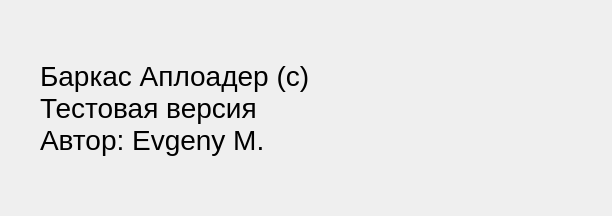
<?xml version="1.0" encoding="UTF-8"?>
<ui version="4.0">
 <class>Dialog</class>
 <widget class="QDialog" name="Dialog">
  <property name="geometry">
   <rect>
    <x>0</x>
    <y>0</y>
    <width>612</width>
    <height>216</height>
   </rect>
  </property>
  <property name="windowTitle">
   <string>О программе</string>
  </property>
  <widget class="QLabel" name="label">
   <property name="geometry">
    <rect>
     <x>40</x>
     <y>60</y>
     <width>480</width>
     <height>128</height>
    </rect>
   </property>
   <property name="font">
    <font>
     <pointsize>21</pointsize>
    </font>
   </property>
   <property name="text">
    <string>Баркас Аплоадер (с)
Тестовая версия
Автор: Evgeny M.
</string>
   </property>
   <property name="textFormat">
    <enum>Qt::PlainText</enum>
   </property>
   <property name="scaledContents">
    <bool>false</bool>
   </property>
   <property name="alignment">
    <set>Qt::AlignLeading|Qt::AlignLeft|Qt::AlignTop</set>
   </property>
   <property name="wordWrap">
    <bool>true</bool>
   </property>
  </widget>
  <widget class="QLabel" name="label_2">
   <property name="geometry">
    <rect>
     <x>370</x>
     <y>20</y>
     <width>221</width>
     <height>181</height>
    </rect>
   </property>
   <property name="text">
    <string/>
   </property>
   <property name="pixmap">
    <pixmap>83563-i_029.png</pixmap>
   </property>
   <property name="scaledContents">
    <bool>true</bool>
   </property>
   <property name="wordWrap">
    <bool>false</bool>
   </property>
  </widget>
 </widget>
 <resources/>
 <connections/>
</ui>
